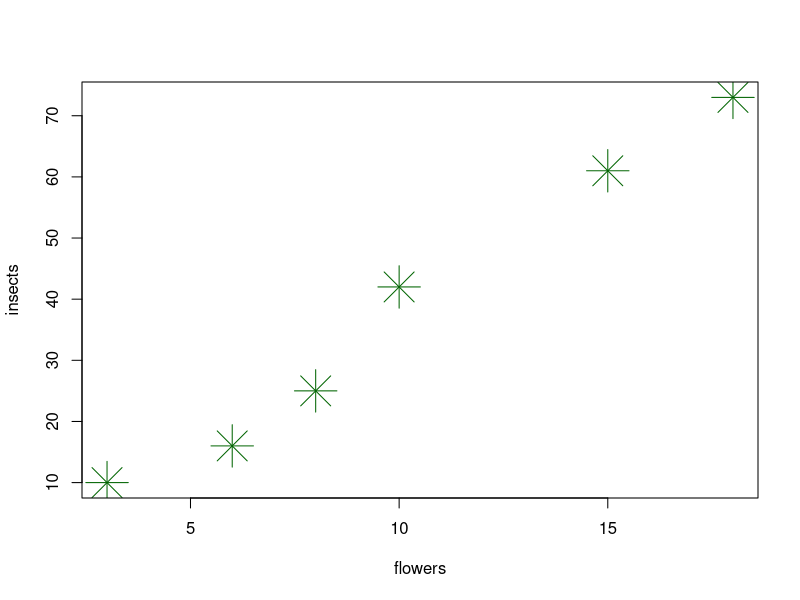

Write R code to recreate this figure.
# Commandi per ricevere 3217833:
a<-14*229845
b<-2+1
a+b

# Arrays
flowers<-c(3, 6, 8, 10, 15, 18)
flowers

insects<-c(10, 16, 25, 42, 61, 73)
insects

# Plots (X, Y, Symbol type, Symbol size, Symbol color)
plot(flowers, insects, pch=8, cex=4, col="darkgreen")

